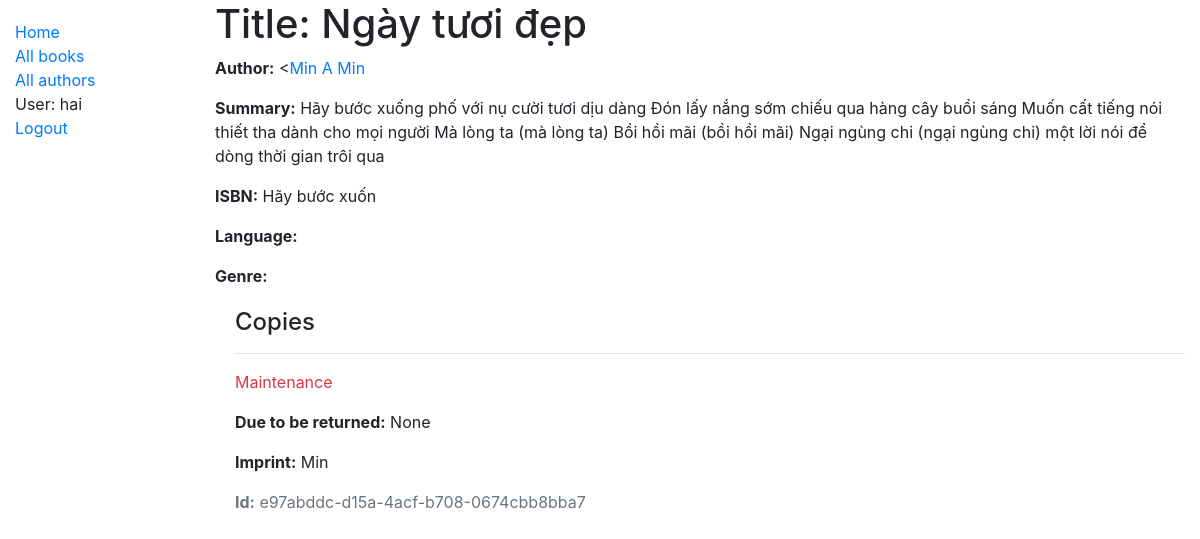
Screenshot of /catalog/book/1 (signed in) with the database file from the repository.
### catalog/models.py (models this page shows, shortened)
class Book(models.Model):
    title = models.CharField(max_length=200)
    author = models.ForeignKey('Author', on_delete=models.SET_NULL, null=True)
    summary = models.TextField(max_length=1000, help_text='Enter a brief description of the book')
    isbn = models.CharField('ISBN', max_length=13,
                            help_text='13 Character <a href="https://www.isbn-international.org/content/what-isbn">ISBN number</a>')
    genre = models.ManyToManyField(Genre, help_text='Select a genre for this book')
    def display_genre(self):
        """Create a string for the Genre. This is required to display genre in Admin."""
        return ', '.join(genre.name for genre in self.genre.all()[:3])
    display_genre.short_description = 'Genre'

class Author(models.Model):
    first_name = models.CharField(max_length=100)
    last_name = models.CharField(max_length=100)
    date_of_birth = models.DateField(null=True, blank=True)
    date_of_death = models.DateField('Died', null=True, blank=True)
    class Meta:
        ordering = ['last_name', 'first_name']
    def __str__(self):
        return f'{self.last_name} {self.first_name}'

class BookInstance(models.Model):
    id = models.UUIDField(primary_key=True, default=uuid.uuid4,
                          help_text='Unique ID for this particular book across whole library')
    book = models.ForeignKey('Book', on_delete=models.SET_NULL, null=True)
    imprint = models.CharField(max_length=200)
    due_back = models.DateField(null=True, blank=True)
    borrower = models.ForeignKey(User, on_delete=models.SET_NULL, null=True, blank=True)
    LOAN_STATUS = (
        ('m', 'Maintenance'),
        ('o', 'On loan'),
        ('a', 'Available'),
        ('r', 'Reserved'),
    )
    status = models.CharField(
        max_length=1,
        choices=LOAN_STATUS,
        blank=True,
        default='m',
        help_text='Book availability',
    )
    class Meta:
        ordering = ['due_back']

### catalog/views.py (the view)
# urls.py: path('book/<int:pk>', views.BookDetailView.as_view(), name='book-detail'),
class BookDetailView(LoginRequiredMixin,generic.DetailView):
    model = Book

### catalog/templates/catalog/book_detail.html
{% extends "base_generic.html" %}
{% block content %}
  <h1>Title: {{ book.title }}</h1>
  <p><strong>Author:</strong> <<a href="{% url 'author-detail' book.author.pk %}">{{ book.author }}</a></p>
  <p><strong>Summary:</strong> {{ book.summary }}</p>
  <p><strong>ISBN:</strong> {{ book.isbn }}</p>
  <p><strong>Language:</strong> {{ book.language }}</p>
  <p><strong>Genre:</strong> {{ book.genre.all|join:", " }}</p>
  <div style="margin-left:20px;margin-top:20px">
    <h4>Copies</h4>
    {% for copy in book.bookinstance_set.all %}
      <hr>
      <p class="{% if copy.status == 'a' %}text-success{% elif copy.status == 'm' %}text-danger{% else %}text-warning{% endif %}">
        {{ copy.get_status_display }}
      </p>
      {% if copy.status != 'a' %}
        <p><strong>Due to be returned:</strong> {{ copy.due_back }}</p>
      {% endif %}
      <p><strong>Imprint:</strong> {{ copy.imprint }}</p>
      <p class="text-muted"><strong>Id:</strong> {{ copy.id }}</p>
    {% endfor %}
  </div>
{% endblock %}

### catalog/templates/base_generic.html (shortened to what this page needs)
<!DOCTYPE html>
<html lang="en">
<head>
  <link rel="stylesheet" href="https://stackpath.bootstrapcdn.com/bootstrap/4.1.3/css/bootstrap.min.css">
  {% load static %}
  <link rel="stylesheet" href="{% static 'css/styles.css' %}">
</head>
<body>
  <div class="container-fluid">
    <div class="row">
      <div class="col-sm-2">
      {% block sidebar %}
        <ul class="sidebar-nav">
          <li><a href="{% url 'index' %}">Home</a></li>
          <li><a href="{% url 'books' %}">All books</a></li>
          <li><a href="{% url 'authors' %}">All authors</a></li>
            {% if user.is_authenticated %}
            <li>User: {{ user.get_username }}</li>
            <li><a href="{% url 'logout'%}?next={{request.path}}">Logout</a></li>
            {% else %}
            <li><a href="{% url 'login'%}?next={{request.path}}">Login</a></li>
            {% endif %}
        </ul>
     {% endblock %}
      </div>
      <div class="col-sm-10 ">
        {% block content %}{% endblock %}
      </div>
    </div>
  </div>
</body>
</html>

### catalog/static/css/styles.css (style rules this page uses)
.sidebar-nav { margin-top: 20px; padding: 0; list-style: none; }

### rows the page displays
Book: title "Ngày tươi đẹp", author "Min A Min", summary "Hãy bước xuống phố với nụ cười tươi dịu dàng Đón lấy nắng sớm chiếu qua hàng cây buổi sáng Muốn cất tiếng nói thiết tha dành cho mọi người Mà lòng ta (mà lòng ta) Bồi hồi mãi (bồi hồi mãi) Ngại ngùng chi (ngại ngùng chi) một lời nói để dòng thời gian trôi qua", isbn "Hãy bước xuốn"
BookInstance: status "Maintenance", due_back "None", imprint "Min", id "e97abddc-d15a-4acf-b708-0674cbb8bba7"

### other values shown
{{ user.get_username }} "hai"
